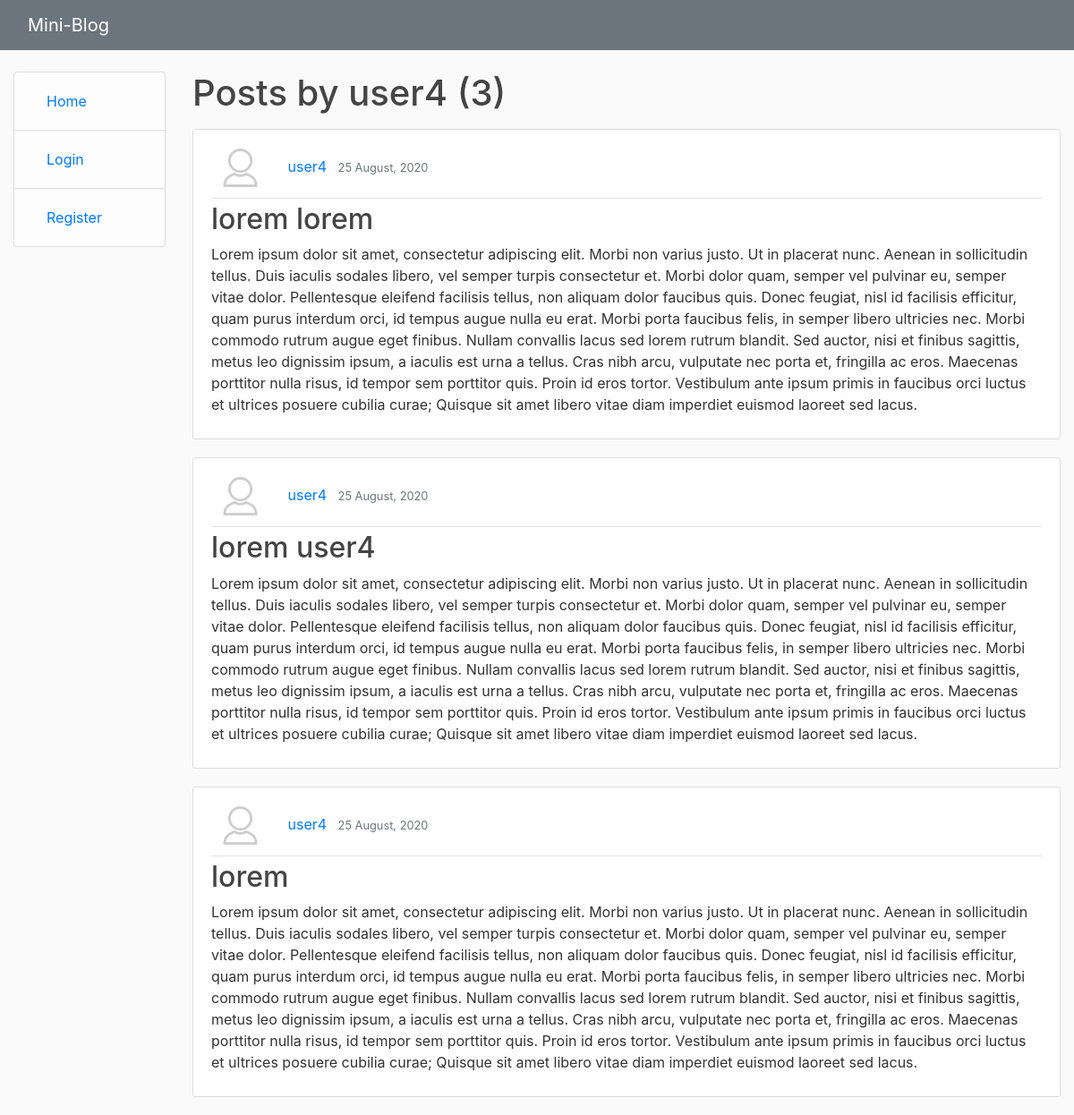
Screenshot of /blog/user/user4/ with the database file from the repository.
### blog/models.py (models this page shows, shortened)
class Post(models.Model):
    title = models.CharField(max_length=200, help_text='Enter a post title')
    description = models.TextField(max_length=1000, help_text='Enter a description for the post')
    date = models.DateTimeField(default=timezone.now)
    author = models.ForeignKey(User, on_delete=models.CASCADE)
    likes = models.ManyToManyField(User, related_name='blog_post')
    class Meta:
        ordering = ['-date']

### users/models.py (models this page shows, shortened)
class Profile(models.Model):
    user = models.OneToOneField(User, on_delete=models.CASCADE)
    image = models.ImageField(default='default.png', upload_to='profile_pics')

### blog/views.py (the view)
# urls.py: path('user/<str:username>/', UserPostListView.as_view(), name='user-post'),
class UserPostListView(generic.ListView):
    model = Post
    template_name = 'blog/user_post.html'
    context_object_name = 'posts'
    paginate_by = 5
    def get_queryset(self):
        user = get_object_or_404(User, username=self.kwargs.get('username'))
        return Post.objects.filter(author=user).order_by('-date')

### blog/templates/blog/user_post.html (shortened to what this page needs)
{% extends "base_generic.html" %}
{% block content %}
    <h1 class="mb-3">Posts by {{ view.kwargs.username }} ({{ page_obj.paginator.count }})</h1>
    {% for post in posts %}
        <article class="media content-section">
          <div class="media-body">
            <div class="article-metadata">
              <img class="rounded-circle article-img" src="{{ post.author.profile.image.url }}">
              <a class="mr-2" href="{% url 'user-post' post.author.username %}">{{ post.author }}</a>
              <small class="text-muted">{{ post.date|date:"d F, Y" }}</small>
            </div>
            <h2><a class="article-title" href="{% url 'post-detail' post.id %}">{{ post.title }}</a></h2>
            <p class="article-content">{{ post.description }}</p>
          </div>
        </article>
    {% endfor %}
{% endblock %}

### blog/static/blog/css/main.css (style rules this page uses)
body { background: #fafafa; color: #333333; margin-top: 5rem; }
h1, h2, h3, h4, h5, h6 { color: #444444; }
.content-section { background: #ffffff; padding: 10px 20px; border: 1px solid #dddddd; border-radius: 3px; margin-bottom: 20px; }
.article-title { color: #444444; }
.article-content { white-space: pre-line; }
.article-img { height: 65px; width: 65px; margin-right: 16px; }
.article-metadata { padding-bottom: 1px; margin-bottom: 4px; border-bottom: 1px solid #e3e3e3 }

### rows the page displays
Post: author.profile.image (placeholder picture), author "user4", date "25 August, 2020", title "lorem lorem", description "Lorem ipsum dolor sit amet, consectetur adipiscing elit. Morbi non varius justo. Ut in placerat nunc. Aenean in sollicitudin tellus. Duis iaculis sodales libero, vel semper turpis consectetur et. Morbi dolor quam, semper vel pulvinar eu, semper vitae dolor. Pellentesque eleifend facilisis tellus, non aliquam dolor faucibus quis. Donec feugiat, nisl id facilisis efficitur, quam purus interdum orci, id tempus augue nulla eu erat. Morbi porta faucibus felis, in semper libero ultricies nec. Morbi commodo rutrum augue eget finibus. Nullam convallis lacus sed lorem rutrum blandit. Sed auctor, nisi et finibus sagittis, metus leo dignissim ipsum, a iaculis est urna a tellus. Cras nibh arcu,…"
Post: author.profile.image (placeholder picture), author "user4", date "25 August, 2020", title "lorem user4", description "Lorem ipsum dolor sit amet, consectetur adipiscing elit. Morbi non varius justo. Ut in placerat nunc. Aenean in sollicitudin tellus. Duis iaculis sodales libero, vel semper turpis consectetur et. Morbi dolor quam, semper vel pulvinar eu, semper vitae dolor. Pellentesque eleifend facilisis tellus, non aliquam dolor faucibus quis. Donec feugiat, nisl id facilisis efficitur, quam purus interdum orci, id tempus augue nulla eu erat. Morbi porta faucibus felis, in semper libero ultricies nec. Morbi commodo rutrum augue eget finibus. Nullam convallis lacus sed lorem rutrum blandit. Sed auctor, nisi et finibus sagittis, metus leo dignissim ipsum, a iaculis est urna a tellus. Cras nibh arcu,…"
Post: author.profile.image (placeholder picture), author "user4", date "25 August, 2020", title "lorem", description "Lorem ipsum dolor sit amet, consectetur adipiscing elit. Morbi non varius justo. Ut in placerat nunc. Aenean in sollicitudin tellus. Duis iaculis sodales libero, vel semper turpis consectetur et. Morbi dolor quam, semper vel pulvinar eu, semper vitae dolor. Pellentesque eleifend facilisis tellus, non aliquam dolor faucibus quis. Donec feugiat, nisl id facilisis efficitur, quam purus interdum orci, id tempus augue nulla eu erat. Morbi porta faucibus felis, in semper libero ultricies nec. Morbi commodo rutrum augue eget finibus. Nullam convallis lacus sed lorem rutrum blandit. Sed auctor, nisi et finibus sagittis, metus leo dignissim ipsum, a iaculis est urna a tellus. Cras nibh arcu,…"

### other values shown
{{ view.kwargs.username }} "user4"
{{ page_obj.paginator.count }} "3"
